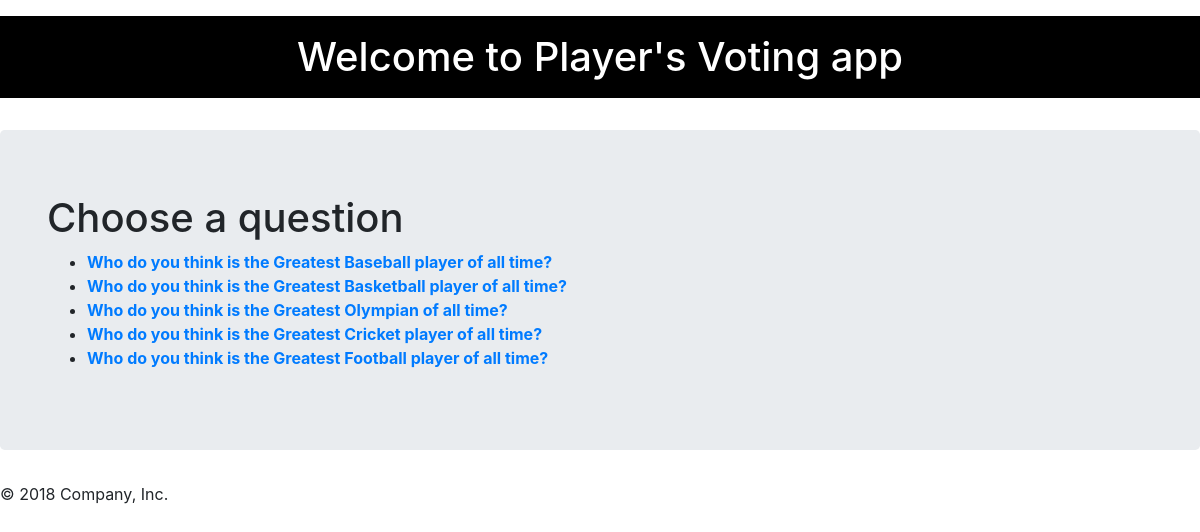
Screenshot of /polls/ with the database file from the repository.
### polls/models.py (models this page shows, shortened)
class Question(models.Model):
    question_text = models.CharField(max_length = 200)
    pub_date = models.DateTimeField('date published')

### polls/views.py (the view)
def index(request):
    latest_questions = Question.objects.order_by('-pub_date')[:5]
    context = {'latest_questions': latest_questions}
    return render(request, 'polls/index.html', context)

### polls/templates/polls/index.html
{% extends 'polls/base.html' %}
{% block main_content %}
<h1>Choose a question</h1>
{% if latest_questions %}
    <ul>
        {% for question in latest_questions %}
            <li><a href = {% url "polls:detail" question.id %}><b>{{question.question_text}}</b></a></li>
        {% endfor %}
    </ul>
{% else %}
    <p> You don't have any questions. Please add some.</p>
{% endif %}
{% endblock %}

### polls/static/polls/style.css (style rules this page uses)
body { background: url("https://image.shutterstock.com/image-photo/white-background-paper-show-patterns-260nw-255421642.jpg") no-repeat; background-size: cover !important; background-size: 100% 100%; }

### rows the page displays
Question: question_text "Who do you think is the Greatest Baseball player of all time?"
Question: question_text "Who do you think is the Greatest Basketball player of all time?"
Question: question_text "Who do you think is the Greatest Olympian of all time?"
Question: question_text "Who do you think is the Greatest Cricket player of all time?"
Question: question_text "Who do you think is the Greatest Football player of all time?"
